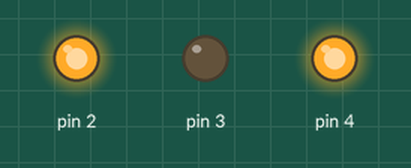
The sketch below on a simulated Arduino Uno, built with avr-gcc and run on an emulated ATmega328P. On the bench: output pins drawn as LEDs (lit = HIGH).

Above: at 0.1 s.
At 0.75 s:
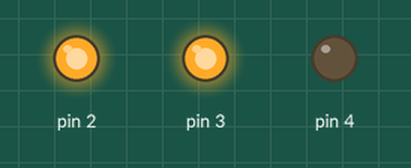
At 1.15 s:
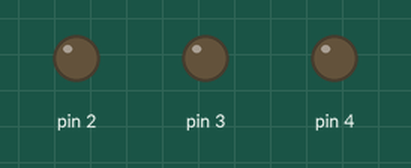
At 1.95 s:
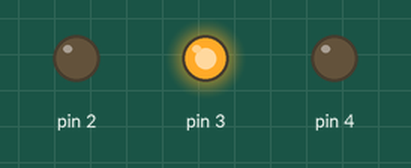
At 2.45 s:
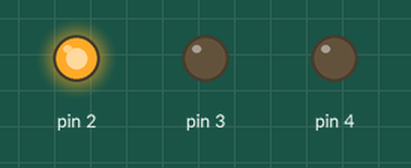
At 3.75 s:
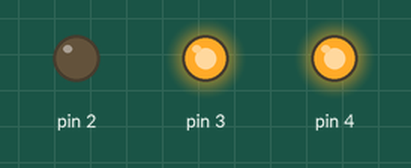
Timing chart, 0 to 4.6 s (numbered marks = the images above):
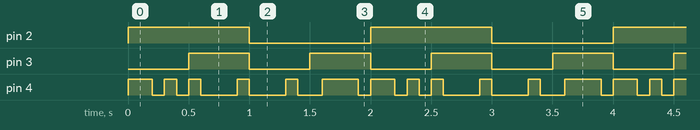

The sketch:

Blink_3_LEDs_state_machine.ino
```cpp
byte ledstates[3][20] = {
  {1, 1, 1, 1, 1, 1, 1, 1, 1, 1, 0, 0, 0, 0, 0, 0, 0, 0, 0, 0},
  {0, 0, 0, 0, 0, 1, 1, 1, 1, 1, 0, 0, 0, 0, 0, 1, 1, 1, 1, 1},
  {1, 1, 0, 1, 0, 1, 0, 0, 0, 1, 0, 0, 0, 1, 0, 0, 1, 1, 1, 0}
};

byte counter = 0;

void setup()
{
  pinMode(2, OUTPUT);
  pinMode(3, OUTPUT);
  pinMode(4, OUTPUT);
}

void loop()
{
  for (byte led = 0; led < 3; led++)
  {
    if (ledstates[led][counter] == 1) digitalWrite(led + 2, HIGH);
    else digitalWrite(led + 2, LOW);
  }

  counter++;
  if (counter > 19) counter = 0;
  delay(100);
}
```

Measured:
- by itself, pin 2: alternates HIGH for 1.0 s and LOW for 1.0 s
- by itself, pin 3: alternates HIGH for 0.50 s and LOW for 0.50 s
- by itself, pin 4: repeats every 2.0 s: 2 × (LOW 0.10 s, HIGH 0.10 s), 2 × (LOW 0.30 s, HIGH 0.10 s), LOW 0.20 s, HIGH 0.30 s, LOW 0.10 s, HIGH 0.20 s
